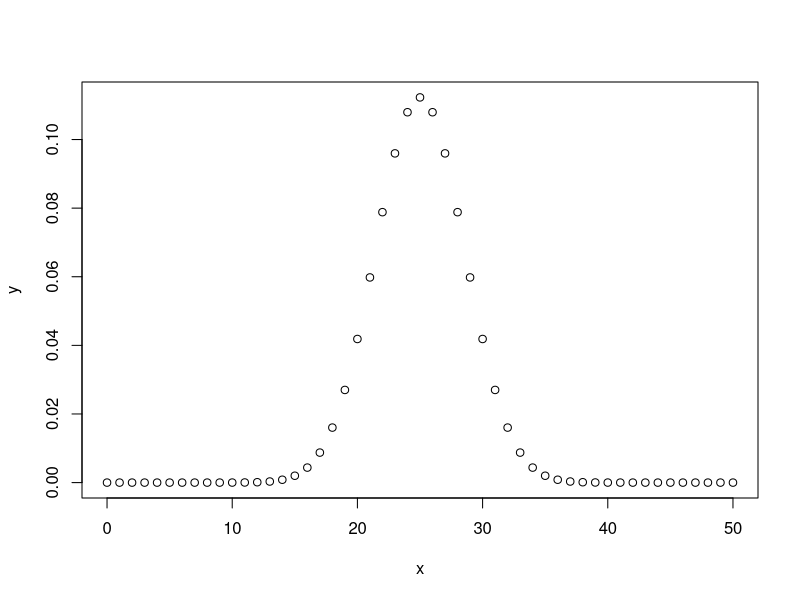
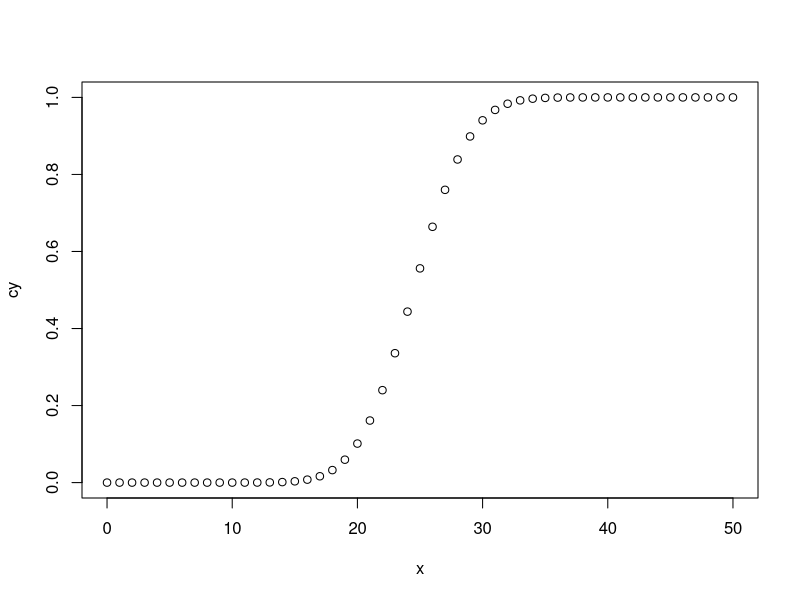
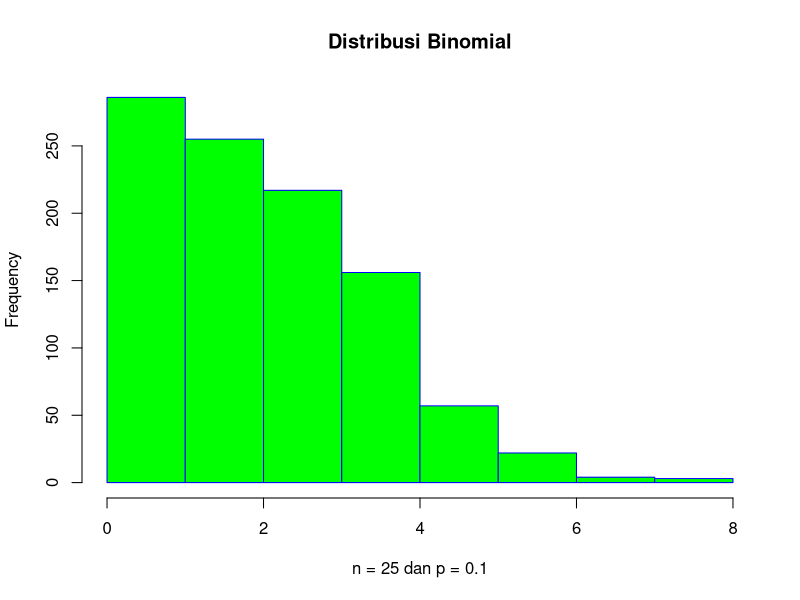
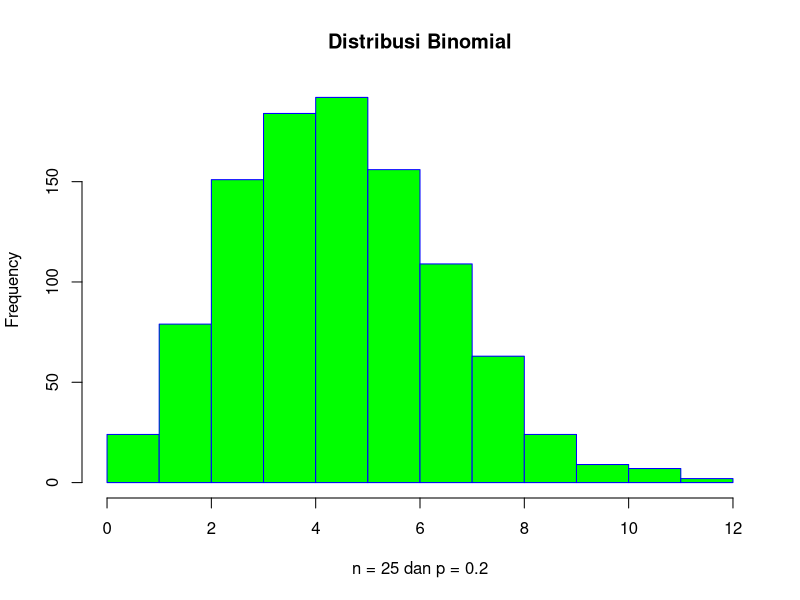
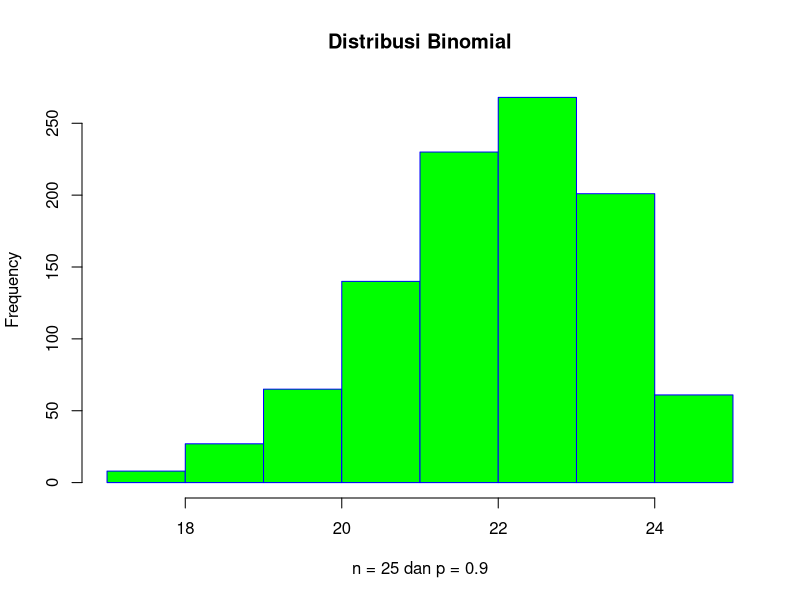

Generate these figures, in order, with R:
# Menentukan probabilitas Distribusi Data Binomial
# x = 0, 1, 2, 3, 4, n = 4, p = 0.5
dbinom(0:4, size = 4, prob = 1 / 2)

# Menentukan prob. P(X<=9) – P(X<=6) = P(x=7)+P(x=8)+P(x=9)
pbinom(9, size = 12, prob = 1 / 6) - pbinom(6, size = 12, prob = 1 / 6)

# Menentukan prob. P(X<=9) – P(X<=6) = P(x=7)+P(x=8)+P(x=9)
diff(pbinom(c(6, 9), size = 12, prob = 1 / 6)) # same thing

# Menentukan P(X<a) = 0,25, berapa a?
qbinom(0.25, 51, 1 / 2)

# Membangkitkan bil random Binomial dengan x=8,n=150,p=0.4
rbinom(8, 150, .4)

# Buat sampel ukuran dengan increment (kenaikan) = 1.
x <- seq(0, 50, by = 1)
# Buat distribusi Binomial
y <- dbinom(x, 50, 0.5)
# Memberikan nama gambar
png(file = "./praktikum4/plots/dbinom.png")
# Menggambar grafik dari sampel
plot(x, y)
# Menyimpan file
dev.off()

# Buat sampel ukuran dengan increment (kenaikan) = 1.
x <- seq(0, 50, by = 1)
# Buat distribusi Binomial
cy <- pbinom(x, 50, 0.5)
# Memberikan nama gambar
png(file = "./praktikum4/plots/pbinom.png")
# Menggambar grafik dari sampel
plot(x, cy)
# Menyimpan file
dev.off()

# Menampilan pembangkitan var random Binomial
png(file = "./praktikum4/plots/binom1.png")
x1 <- rbinom(1000, 25, 0.1)
hist(x1,
  main = "Distribusi Binomial",
  xlab = "n = 25 dan p = 0.1",
  col = "green",
  border = "blue"
)
dev.off()

png(file = "./praktikum4/plots/binom2.png")
x1 <- rbinom(1000, 25, 0.2)
hist(x1,
  main = "Distribusi Binomial",
  xlab = "n = 25 dan p = 0.2",
  col = "green",
  border = "blue"
)
dev.off()

png(file = "./praktikum4/plots/binom3.png")
x1 <- rbinom(1000, 25, 0.9)
hist(x1,
  main = "Distribusi Binomial",
  xlab = "n = 25 dan p = 0.9",
  col = "green",
  border = "blue"
)
dev.off()
